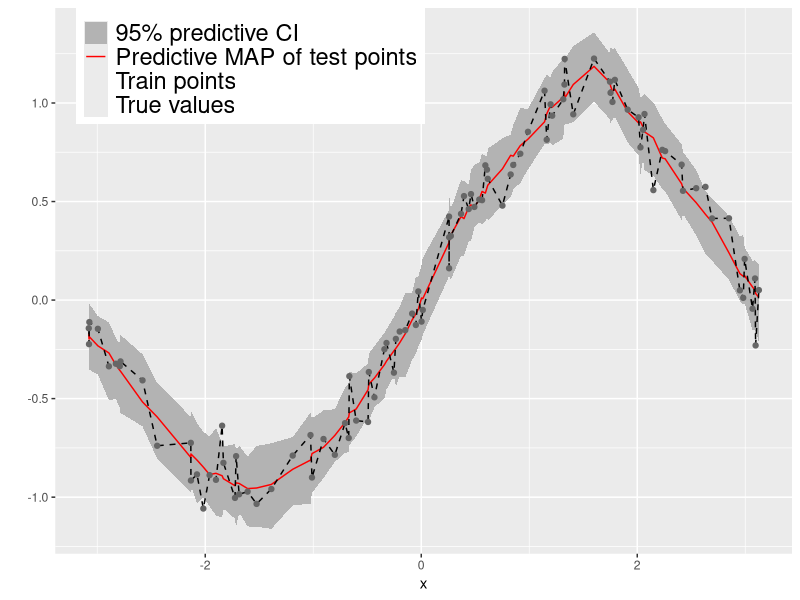

Generate this figure with R: (Note: this script raises an error after producing the figure.)
# plot by number of dimensions
library(ggplot2)

y_train = read.csv("y_train.csv")$X0
x_train = read.csv("x_train.csv")$X0
y_train_pred = read.csv("y_train_pred_NUTS.csv")$X0

lower_train = read.csv("lower_train_NUTS.csv")$X0
upper_train = read.csv("upper_train_NUTS.csv")$X0


df = data.frame(x_train, y_train, y_train_pred, lower_train, upper_train)



#plot 
png("nuts.png", units="in", width=7, height=5, res=600)
ggplot(df, aes(x_train)) +
  geom_ribbon(aes(ymin = lower_train, ymax = upper_train, color = "95% predictive CI"), fill = "grey70", linetype=0) + 
  geom_line(aes(x = x_train, y = y_train_pred, color = "Predictive MAP of test points")) + 
  geom_line(aes(y = y_train, color = "True values"), linetype="dashed") + 
  geom_point(aes(x = x_train, y = y_train, color="Train points")) +
  xlab("x") + 
  ylab("") +
  scale_linetype_manual(values = c("Predictive MAP of test points" = "dashed","True values" = "dashed")) +
  scale_color_manual(name="", values = c("Train points"="grey40", "Predictive MAP of test points" = "red","True values" = "black", "95% predictive CI"="grey"))+
  guides(color = guide_legend(override.aes = list(linetype = c(0, 1, 2, 0),
                                                  shape = c(16,NA,NA,NA), 
                                                  size = 1))) +
  
  theme(legend.position = c(0.265, 0.9),
        legend.background = element_rect(fill = "white"),
        legend.title = element_text(size=3),
        legend.text = element_text(size=17))
#legend.key = element_rect(size=10)) 
dev.off()

png("figure_BNN_extended.png", units="in", width=7, height=5, res=600)
df_complete = data.frame(x = c(x_test, x_ext),  y_true = c(y_test, y_ext), y_pred = c(y_test_pred, y_ext_pred),  low = c(lower_test, lower_ext), up = c(upper_test, upper_ext), x_train, y_train)
ggplot(df_complete, aes(x)) +
  geom_ribbon(aes(ymin = low, ymax = up, color = "95% predictive CI"), fill = "grey70", linetype=0) + 
  geom_line(aes(y = y_true), linetype="dashed") + 
  geom_line(aes(y = y_pred)) + 
  geom_point(aes(x = x_train, y = y_train)) +
  xlab("x") + 
  ylab("") + 
  theme(legend.position = c(0.17, 0.9),
        legend.background = element_rect(fill = "white", color = "black"),
        legend.key.size = unit(0.1, 'cm'))
dev.off()